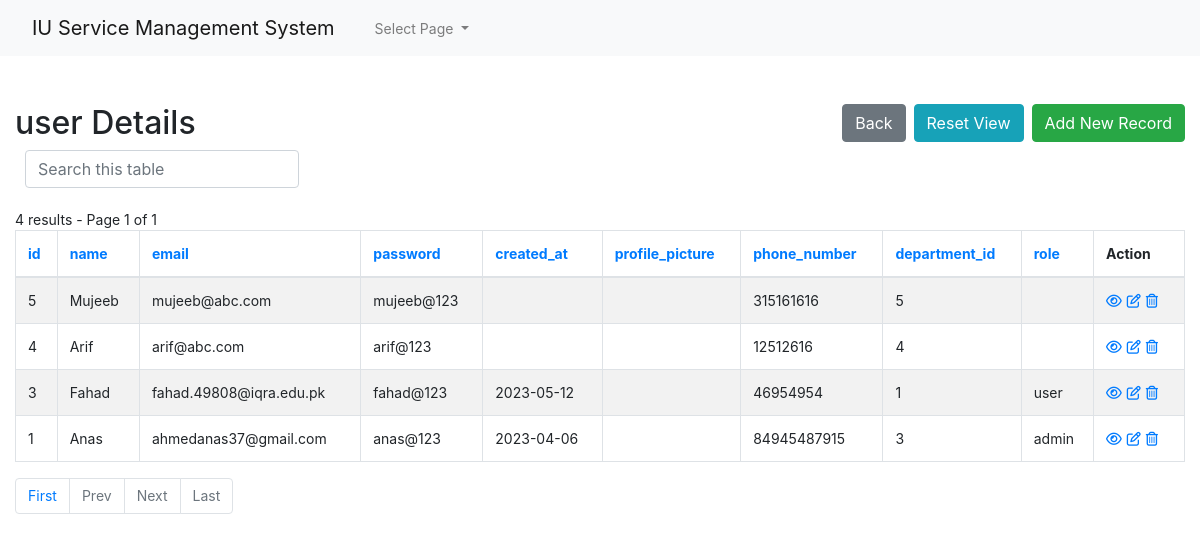
The page /admin1/core/app/user-index.php (signed in) on the database its author committed.
### tables this page shows
CREATE TABLE `user` (
  `id` int(10) UNSIGNED NOT NULL,
  `name` varchar(128) NOT NULL,
  `email` varchar(128) NOT NULL,
  `password` varchar(128) NOT NULL,
  `created_at` varchar(30) DEFAULT NULL,
  `profile_picture` varchar(256) DEFAULT NULL,
  `phone_number` varchar(20) DEFAULT NULL,
  `department_id` int(11) UNSIGNED NOT NULL,
  `role` varchar(20) DEFAULT NULL
);

### admin1/core/app/config.php (called while the page is built, shortened)
<?php
$no_of_records_per_page = 10;
?>

### admin1/core/app/user-index.php (the view, shortened to what this page needs)
<!DOCTYPE html>
<html lang="en">
<head>
    <link rel="stylesheet" href="https://stackpath.bootstrapcdn.com/bootstrap/4.5.0/css/bootstrap.min.css">
</head>
<?php require_once('navbar.php'); ?>
<body>
    <section class="pt-5">
        <div class="container-fluid">
            <div class="row">
                <div class="col-md-12">
                    <div class="page-header clearfix">
                        <h2 class="float-left">user Details</h2>
                        <a href="user-create.php" class="btn btn-success float-right">Add New Record</a>
                        <a href="user-index.php" class="btn btn-info float-right mr-2">Reset View</a>
                        <a href="index.php" class="btn btn-secondary float-right mr-2">Back</a>
                    </div>
                    <div class="form-row">
                        <form action="user-index.php" method="get">
                        <div class="col">
                          <input type="text" class="form-control" placeholder="Search this table" name="search">
                        </div>
                    </div>
                    <br>
                    <?php
                    require_once "config.php";
                    $domain   = $_SERVER['HTTP_HOST'];
                    $script   = $_SERVER['SCRIPT_NAME'];
                    $parameters   = $_GET ? $_SERVER['QUERY_STRING'] : "" ;
                    $protocol=($_SERVER['HTTPS'] == "on" ? "https" : "http");
                    $currenturl = $protocol . '://' . $domain. $script . '?' . $parameters;
                    if (isset($_GET['pageno'])) {
                        $pageno = $_GET['pageno'];
                    } else {
                        $pageno = 1;
                    }
                    $offset = ($pageno-1) * $no_of_records_per_page;
                    $total_pages_sql = "SELECT COUNT(*) FROM user";
                    $result = mysqli_query($link,$total_pages_sql);
                    $total_rows = mysqli_fetch_array($result)[0];
                    $total_pages = ceil($total_rows / $no_of_records_per_page);
                    $order = 'id';
                    $sortBy = array('asc', 'desc'); $sort = 'desc';
                    $sql = "SELECT * FROM user ORDER BY $order $sort LIMIT $offset, $no_of_records_per_page";
                    $count_pages = "SELECT * FROM user";
                    if(!empty($_GET['search'])) {
                        $search = ($_GET['search']);
                        $sql = "SELECT * FROM user
                            WHERE CONCAT_WS (id,name,email,password,created_at,profile_picture,phone_number,department_id,role)
                            LIKE '%$search%'
                            ORDER BY $order $sort
                            LIMIT $offset, $no_of_records_per_page";
                        $count_pages = "SELECT * FROM user
                            WHERE CONCAT_WS (id,name,email,password,created_at,profile_picture,phone_number,department_id,role)
                            LIKE '%$search%'
                            ORDER BY $order $sort";
                    }
                    else {
                        $search = "";
                    }
                    if($result = mysqli_query($link, $sql)){
                        if(mysqli_num_rows($result) > 0){
                            if ($result_count = mysqli_query($link, $count_pages)) {
                               $total_pages = ceil(mysqli_num_rows($result_count) / $no_of_records_per_page);
                           }
                            $number_of_results = mysqli_num_rows($result_count);
                            echo " " . $number_of_results . " results - Page " . $pageno . " of " . $total_pages;
                            echo "<table class='table table-bordered table-striped'>";
                                echo "<thead>";
                                    echo "<tr>";
                                        echo "<th><a href=?search=$search&sort=&order=id&sort=$sort>id</th>";
										echo "<th><a href=?search=$search&sort=&order=name&sort=$sort>name</th>";
										echo "<th><a href=?search=$search&sort=&order=email&sort=$sort>email</th>";
										echo "<th><a href=?search=$search&sort=&order=password&sort=$sort>password</th>";
										echo "<th><a href=?search=$search&sort=&order=created_at&sort=$sort>created_at</th>";
										echo "<th><a href=?search=$search&sort=&order=profile_picture&sort=$sort>profile_picture</th>";
										echo "<th><a href=?search=$search&sort=&order=phone_number&sort=$sort>phone_number</th>";
										echo "<th><a href=?search=$search&sort=&order=department_id&sort=$sort>department_id</th>";
										echo "<th><a href=?search=$search&sort=&order=role&sort=$sort>role</th>";
                                        echo "<th>Action</th>";
                                    echo "</tr>";
                                echo "</thead>";
                                echo "<tbody>";
                                while($row = mysqli_fetch_array($result)){
                                    echo "<tr>";
                                    echo "<td>" . htmlspecialchars($row['id']) . "</td>";echo "<td>" . htmlspecialchars($row['name']) . "</td>";echo "<td>" . htmlspecialchars($row['email']) . "</td>";echo "<td>" . htmlspecialchars($row['password']) . "</td>";echo "<td>" . htmlspecialchars($row['created_at']) . "</td>";echo "<td>" . htmlspecialchars($row['profile_picture']) . "</td>";echo "<td>" . htmlspecialchars($row['phone_number']) . "</td>";echo "<td>" . htmlspecialchars($row['department_id']) . "</td>";echo "<td>" . htmlspecialchars($row['role']) . "</td>";
                                        echo "<td>";
                                            echo "<a href='user-read.php?id=". $row['id'] ."' title='View Record' data-toggle='tooltip'><i class='far fa-eye'></i></a>";
                                            echo "<a href='user-update.php?id=". $row['id'] ."' title='Update Record' data-toggle='tooltip'><i class='far fa-edit'></i></a>";
                                            echo "<a href='user-delete.php?id=". $row['id'] ."' title='Delete Record' data-toggle='tooltip'><i class='far fa-trash-alt'></i></a>";
                                        echo "</td>";
                                    echo "</tr>";
                                }
                                echo "</tbody>";
                            echo "</table>";
?>
                                <ul class="pagination" align-right>
                                <?php
                                    $new_url = preg_replace('/&?pageno=[^&]*/', '', $currenturl);
                                 ?>
                                    <li class="page-item"><a class="page-link" href="<?php echo $new_url .'&pageno=1' ?>">First</a></li>
                                    <li class="page-item <?php if($pageno <= 1){ echo 'disabled'; } ?>">
                                        <a class="page-link" href="<?php if($pageno <= 1){ echo '#'; } else { echo $new_url ."&pageno=".($pageno - 1); } ?>">Prev</a>
                                    </li>
                                    <li class="page-item <?php if($pageno >= $total_pages){ echo 'disabled'; } ?>">
                                        <a class="page-link" href="<?php if($pageno >= $total_pages){ echo '#'; } else { echo $new_url . "&pageno=".($pageno + 1); } ?>">Next</a>
                                    </li>
                                    <li class="page-item <?php if($pageno >= $total_pages){ echo 'disabled'; } ?>">
                                        <a class="page-item"><a class="page-link" href="<?php echo $new_url .'&pageno=' . $total_pages; ?>">Last</a>
                                    </li>
                                </ul>
<?php
                        } else{
                            echo "<p class='lead'><em>No records were found.</em></p>";
                        }
                    } else{
                        echo "ERROR: Could not able to execute $sql. " . mysqli_error($link);
                    }
                    ?>
                </div>
            </div>
        </div>
    </section>
</body>
</html>

### admin1/core/app/user-index.php (style rules this page uses)
.page-header h2 { margin-top: 0; }
table tr td:last-child a { margin-right: 5px; }
body { font-size: 14px; }

### rows shown on the page
user: id "5", name "Mujeeb", email "mujeeb@abc.com", password "mujeeb@123", phone_number "315161616", department "5"
user: id "4", name "Arif", email "arif@abc.com", password "arif@123", phone_number "12512616", department "4"
user: id "3", name "Fahad", email "fahad.49808@iqra.edu.pk", password "fahad@123", created_at "2023-05-12", phone_number "46954954", department "1", role "user"
user: id "1", name "Anas", email "ahmedanas37@gmail.com", password "anas@123", created_at "2023-04-06", phone_number "84945487915", department "3", role "admin"

### other values the page prints
$number_of_results "4"
$pageno "1"
$total_pages "1"
